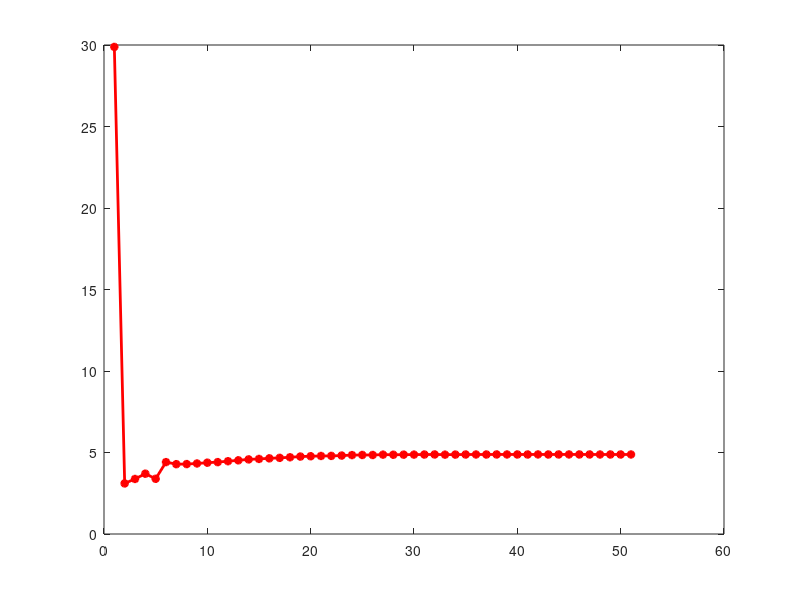

The MATLAB script that drew this image: (Note: this script raises an error after producing the figure.)
clc
clear all
close all

dataErr2case1_DNN = load('test_Err2sin_case1_DNN.mat');
% mse2case1_DNN = sqrt(dataErr2case1_DNN.mse);
% rel2case1_DNN = sqrt(dataErr2case1_DNN.rel);

mse2case1_DNN = (dataErr2case1_DNN.mse);
rel2case1_DNN = (dataErr2case1_DNN.rel);

dataErr2case1_T = load('test_Err2sin_cases1_T.mat');
% mse2case1_T = sqrt(dataErr2case1_T.mse);
% rel2case1_T = sqrt(dataErr2case1_T.rel);
mse2case1_T = (dataErr2case1_T.mse);
rel2case1_T = (dataErr2case1_T.rel);

dataErr2case1_X = load('test_Err2sin_cases1_X.mat');
% mse2case1_X = sqrt(dataErr2case1_X.mse);
% rel2case1_X = sqrt(dataErr2case1_X.rel);
mse2case1_X = (dataErr2case1_X.mse);
rel2case1_X = (dataErr2case1_X.rel);

dataErr2case1_Both = load('test_Err2sin_cases1_both.mat');
% mse2case1_Both = sqrt(dataErr2case1_Both.mse);
% rel2case1_Both = sqrt(dataErr2case1_Both.rel);
mse2case1_Both = (dataErr2case1_Both.mse);
rel2case1_Both = (dataErr2case1_Both.rel);

epoch = 1:51;

figure('name','error')
fig_rel2case1_DNN = plot(epoch,rel2case1_DNN,'r-*', 'linewidth',2);
hold on

bb = [0 0.55 0.8];
fig_rel2case1_T = plot(epoch, rel2case1_T,'-X', 'linewidth',2, 'color', bb);
hold on

fig_rel2case1_X = plot(epoch,rel2case1_X,'m:', 'linewidth',2);
hold on

fig_rel2case1_Both = plot(epoch,rel2case1_Both,'c-V', 'linewidth',2);
hold on

set(gca,'yscale','log')
set(gca, 'Fontsize', 18)
xlabel('epoch/1000', 'Fontsize', 18)
ylabel('REL', 'Fontsize', 18, 'Interpreter', 'latex')
xlim([0,51])
ylim([0.0001, 75])
hold on
% 
lgd0=legend([fig_rel2case1_DNN,fig_rel2case1_T],{'PINN','T-NPINN'},'orientation','horizontal','location','North');
set(lgd0,'FontSize',18.5);
lgd0.Position = [0.3  0.820  0.45  0.2];
legend boxoff;

ah1=axes('position',get(gca,'position'),'visible','off');
lgd1=legend(ah1,[fig_rel2case1_X,fig_rel2case1_Both],{'S-NPINN','ST-NPINN'},'orientation','horizontal','location','North');
set(lgd1,'FontSize',18.5);
lgd1.Position = [0.3  0.77  0.45  0.2];
legend boxoff;